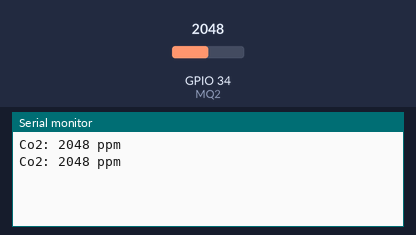
This sketch was run on a simulated ESP32. Shown: the last lines printed to the serial monitor. Inputs (shaded band) come from the test bench; at power-on: GPIO 34 (MQ2) = 2048.

Above: at 1.8 s.
1.9 s: GPIO 34 (MQ2) set to 2866
At 2.8 s:
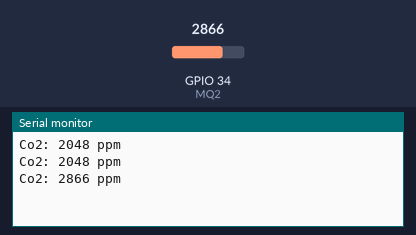
3.4 s: GPIO 34 (MQ2) set to 3603
At 4.8 s:
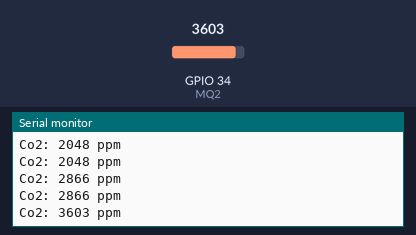
Timing chart, 0 to 6.4 s (numbered marks = the images above; inputs shaded):
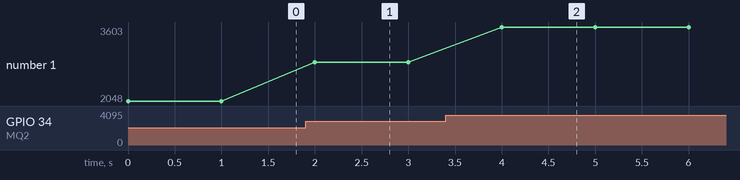

Measured:
- after the input at 1.9 s, the serial monitor: prints a new line after 0.10 s (image 1)
- after the input at 3.4 s, the serial monitor: prints a new line after 0.60 s (image 2)
- plotted number 1: 2048 → 2866 after the input at 1.9 s, 2866 → 3603 after the input at 3.4 s

The sketch:

MQ2_Solo.ino
```cpp
#define MQ2 34

int co2MQ2 = 0;

void setup() {
  Serial.begin(115200);
  pinMode(MQ2, INPUT);
}

void loop() {
  co2MQ2 = analogRead(MQ2);
  Serial.println("Co2: " + String(co2MQ2) + " ppm");
  delay(1000);
}
```
